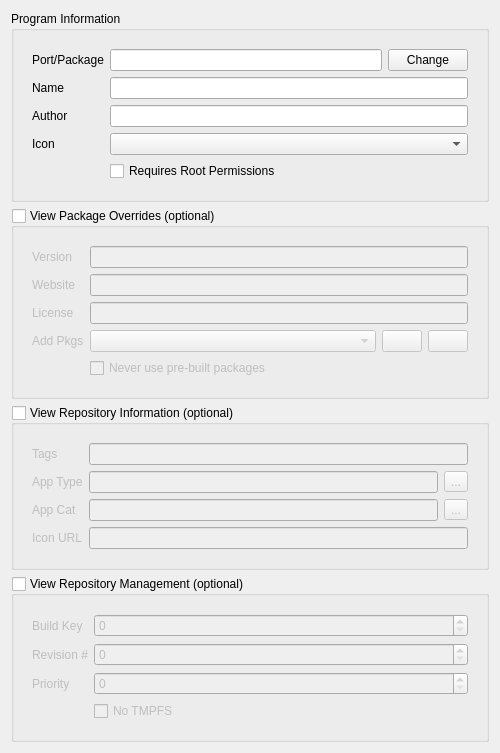
          <widget class="QWidget" name="scrollAreaWidgetContents">
           <property name="geometry">
            <rect>
             <x>0</x>
             <y>0</y>
             <width>500</width>
             <height>648</height>
            </rect>
           </property>
           <layout class="QVBoxLayout" name="verticalLayout_13">
            <item>
             <widget class="QGroupBox" name="groupBox_5">
              <property name="title">
               <string>Program Information</string>
              </property>
              <layout class="QVBoxLayout" name="verticalLayout_22">
               <item>
                <widget class="QFrame" name="frame_6">
                 <property name="frameShape">
                  <enum>QFrame::NoFrame</enum>
                 </property>
                 <property name="frameShadow">
                  <enum>QFrame::Raised</enum>
                 </property>
                 <layout class="QFormLayout" name="formLayout_3">
                  <property name="fieldGrowthPolicy">
                   <enum>QFormLayout::ExpandingFieldsGrow</enum>
                  </property>
                  <item row="0" column="0">
                   <widget class="QLabel" name="label_makeport">
                    <property name="text">
                     <string>Port/Package</string>
                    </property>
                   </widget>
                  </item>
                  <item row="0" column="1">
                   <layout class="QHBoxLayout" name="layout_makeport">
                    <item>
                     <widget class="QLineEdit" name="line_makeport">
                      <property name="statusTip">
                       <string>FreeBSD port to be packaged as a PBI</string>
                      </property>
                     </widget>
                    </item>
                    <item>
                     <widget class="QPushButton" name="push_change_makeport">
                      <property name="statusTip">
                       <string>Select a different FreeBSD package</string>
                      </property>
                      <property name="text">
                       <string>Change</string>
                      </property>
                     </widget>
                    </item>
                   </layout>
                  </item>
                  <item row="1" column="0">
                   <widget class="QLabel" name="label_progname">
                    <property name="toolTip">
                     <string>Official name of the target program</string>
                    </property>
                    <property name="text">
                     <string>Name</string>
                    </property>
                   </widget>
                  </item>
                  <item row="1" column="1">
                   <widget class="QLineEdit" name="line_progname">
                    <property name="statusTip">
                     <string>Official name of the target program</string>
                    </property>
                   </widget>
                  </item>
                  <item row="2" column="0">
                   <widget class="QLabel" name="label_progauthor">
                    <property name="toolTip">
                     <string>Author of the main program (or FreeBSD port maintainer instead)</string>
                    </property>
                    <property name="text">
                     <string>Author</string>
                    </property>
                   </widget>
                  </item>
                  <item row="2" column="1">
                   <widget class="QLineEdit" name="line_progauthor">
                    <property name="statusTip">
                     <string>Author of the main program (or FreeBSD port maintainer instead)</string>
                    </property>
                   </widget>
                  </item>
                  <item row="3" column="0">
                   <widget class="QLabel" name="label_progicon">
                    <property name="toolTip">
                     <string>Icon that will be used for the program (PNG resources available)</string>
                    </property>
                    <property name="text">
                     <string>Icon</string>
                    </property>
                   </widget>
                  </item>
                  <item row="3" column="1">
                   <widget class="QComboBox" name="list_progicon">
                    <property name="sizePolicy">
                     <sizepolicy hsizetype="MinimumExpanding" vsizetype="Fixed">
                      <horstretch>0</horstretch>
                      <verstretch>0</verstretch>
                     </sizepolicy>
                    </property>
                    <property name="statusTip">
                     <string>Icon that will be used for the program (PNG resources available)</string>
                    </property>
                   </widget>
                  </item>
                  <item row="4" column="1">
                   <widget class="QCheckBox" name="check_requiresroot">
                    <property name="statusTip">
                     <string>Require administrator permissions to install this PBI</string>
                    </property>
                    <property name="text">
                     <string>Requires Root Permissions</string>
                    </property>
                   </widget>
                  </item>
                 </layout>
                </widget>
               </item>
              </layout>
             </widget>
            </item>
            <item>
             <widget class="QGroupBox" name="group_config_overrides">
              <property name="title">
               <string>View Package Overrides (optional)</string>
              </property>
              <property name="checkable">
               <bool>true</bool>
              </property>
              <property name="checked">
               <bool>false</bool>
              </property>
              <layout class="QVBoxLayout" name="verticalLayout_10">
               <item>
                <widget class="QFrame" name="frame_pkgFix">
                 <property name="frameShape">
                  <enum>QFrame::NoFrame</enum>
                 </property>
                 <property name="frameShadow">
                  <enum>QFrame::Raised</enum>
                 </property>
                 <layout class="QFormLayout" name="formLayout_4">
                  <property name="fieldGrowthPolicy">
                   <enum>QFormLayout::ExpandingFieldsGrow</enum>
                  </property>
                  <item row="0" column="0">
                   <widget class="QLabel" name="label_progversion">
                    <property name="toolTip">
                     <string>Version of the program to be packaged</string>
                    </property>
                    <property name="text">
                     <string>Version</string>
                    </property>
                   </widget>
                  </item>
                  <item row="0" column="1">
                   <widget class="QLineEdit" name="line_progversion">
                    <property name="statusTip">
                     <string>Version of the program to be packaged</string>
                    </property>
                   </widget>
                  </item>
                  <item row="1" column="0">
                   <widget class="QLabel" name="label_progweb">
                    <property name="toolTip">
                     <string>URL of the main website for the target program</string>
                    </property>
                    <property name="text">
                     <string>Website</string>
                    </property>
                   </widget>
                  </item>
                  <item row="1" column="1">
                   <widget class="QLineEdit" name="line_progweb">
                    <property name="statusTip">
                     <string>URL of the main website for the target program</string>
                    </property>
                   </widget>
                  </item>
                  <item row="2" column="0">
                   <widget class="QLabel" name="label_2">
                    <property name="text">
                     <string>License</string>
                    </property>
                   </widget>
                  </item>
                  <item row="2" column="1">
                   <widget class="QLineEdit" name="line_config_license"/>
                  </item>
                  <item row="3" column="0">
                   <widget class="QLabel" name="label_portafter">
                    <property name="text">
                     <string>Add Pkgs</string>
                    </property>
                   </widget>
                  </item>
                  <item row="3" column="1">
                   <layout class="QHBoxLayout" name="layout_portafter">
                    <item>
                     <widget class="QComboBox" name="list_portafter">
                      <property name="sizePolicy">
                       <sizepolicy hsizetype="MinimumExpanding" vsizetype="Fixed">
                        <horstretch>0</horstretch>
                        <verstretch>0</verstretch>
                       </sizepolicy>
                      </property>
                      <property name="statusTip">
                       <string>Additional FreeBSD ports to be built after the main program</string>
                      </property>
                     </widget>
                    </item>
                    <item>
                     <widget class="QPushButton" name="push_addportafter">
                      <property name="statusTip">
                       <string>Add additional FreeBSD port</string>
                      </property>
                      <property name="text">
                       <string/>
                      </property>
                      <property name="icon">
                       <iconset resource="EasyPBI.qrc">
                        <normaloff>:/png/icons/plus.png</normaloff>:/png/icons/plus.png</iconset>
                      </property>
                     </widget>
                    </item>
                    <item>
                     <widget class="QPushButton" name="push_rmportafter">
                      <property name="statusTip">
                       <string>Remove additional FreeBSD port</string>
                      </property>
                      <property name="text">
                       <string/>
                      </property>
                      <property name="icon">
                       <iconset resource="EasyPBI.qrc">
                        <normaloff>:/png/icons/minus.png</normaloff>:/png/icons/minus.png</iconset>
                      </property>
                     </widget>
                    </item>
                   </layout>
                  </item>
                  <item row="4" column="1">
                   <widget class="QCheckBox" name="check_config_nopkg">
                    <property name="text">
                     <string>Never use pre-built packages</string>
                    </property>
                   </widget>
                  </item>
                 </layout>
                </widget>
               </item>
              </layout>
             </widget>
            </item>
            <item>
             <widget class="QGroupBox" name="group_config_repo">
              <property name="title">
               <string>View Repository Information (optional)</string>
              </property>
              <property name="checkable">
               <bool>true</bool>
              </property>
              <property name="checked">
               <bool>false</bool>
              </property>
              <layout class="QVBoxLayout" name="verticalLayout_5">
               <item>
                <widget class="QFrame" name="frame_repoInfo">
                 <property name="frameShape">
                  <enum>QFrame::NoFrame</enum>
                 </property>
                 <property name="frameShadow">
                  <enum>QFrame::Raised</enum>
                 </property>
                 <layout class="QFormLayout" name="formLayout">
                  <item row="0" column="0">
                   <widget class="QLabel" name="label">
                    <property name="text">
                     <string>Tags</string>
                    </property>
                   </widget>
                  </item>
                  <item row="0" column="1">
                   <widget class="QLineEdit" name="line_repoTags">
                    <property name="statusTip">
                     <string>Comma-separated list of search tags for the application</string>
                    </property>
                   </widget>
                  </item>
                  <item row="1" column="0">
                   <widget class="QLabel" name="label_3">
                    <property name="text">
                     <string>App Type</string>
                    </property>
                   </widget>
                  </item>
                  <item row="2" column="0">
                   <widget class="QLabel" name="label_5">
                    <property name="text">
                     <string>App Cat</string>
                    </property>
                   </widget>
                  </item>
                  <item row="2" column="1">
                   <layout class="QHBoxLayout" name="horizontalLayout_10">
                    <item>
                     <widget class="QLineEdit" name="line_repoCat">
                      <property name="statusTip">
                       <string>Category where this application should be found</string>
                      </property>
                     </widget>
                    </item>
                    <item>
                     <widget class="QToolButton" name="tool_repoCat">
                      <property name="text">
                       <string>...</string>
                      </property>
                      <property name="popupMode">
                       <enum>QToolButton::InstantPopup</enum>
                      </property>
                     </widget>
                    </item>
                   </layout>
                  </item>
                  <item row="3" column="0">
                   <widget class="QLabel" name="label_4">
                    <property name="text">
                     <string>Icon URL</string>
                    </property>
                   </widget>
                  </item>
                  <item row="3" column="1">
                   <widget class="QLineEdit" name="line_repoIconURL"/>
                  </item>
                  <item row="1" column="1">
                   <layout class="QHBoxLayout" name="horizontalLayout_2">
                    <item>
                     <widget class="QLineEdit" name="line_repoType"/>
                    </item>
                    <item>
                     <widget class="QToolButton" name="tool_repoType">
                      <property name="text">
                       <string>...</string>
                      </property>
                      <property name="popupMode">
                       <enum>QToolButton::InstantPopup</enum>
                      </property>
                     </widget>
                    </item>
                   </layout>
                  </item>
                 </layout>
                </widget>
               </item>
              </layout>
             </widget>
            </item>
            <item>
             <widget class="QGroupBox" name="group_config_repomgmt">
              <property name="title">
               <string>View Repository Management (optional)</string>
              </property>
              <property name="checkable">
               <bool>true</bool>
              </property>
              <property name="checked">
               <bool>false</bool>
              </property>
              <layout class="QVBoxLayout" name="verticalLayout_23">
               <item>
                <widget class="QFrame" name="frame_repoMgmt">
                 <property name="frameShape">
                  <enum>QFrame::NoFrame</enum>
                 </property>
                 <property name="frameShadow">
                  <enum>QFrame::Raised</enum>
                 </property>
                 <layout class="QFormLayout" name="formLayout_5">
                  <item row="0" column="0">
                   <widget class="QLabel" name="label_6">
                    <property name="text">
                     <string>Build Key</string>
                    </property>
                   </widget>
                  </item>
                  <item row="1" column="0">
                   <widget class="QLabel" name="label_7">
                    <property name="text">
                     <string>Revision #</string>
                    </property>
                   </widget>
                  </item>
                  <item row="2" column="0">
                   <widget class="QLabel" name="label_8">
                    <property name="text">
                     <string>Priority</string>
                    </property>
                   </widget>
                  </item>
                  <item row="3" column="1">
                   <widget class="QCheckBox" name="check_config_notmpfs">
                    <property name="text">
                     <string>No TMPFS</string>
                    </property>
                   </widget>
                  </item>
                  <item row="0" column="1">
                   <widget class="QSpinBox" name="spin_repoBuildKey">
                    <property name="statusTip">
                     <string>Build Key: Change this to trigger an automatic rebuild of the PBI</string>
                    </property>
                   </widget>
                  </item>
                  <item row="1" column="1">
                   <widget class="QSpinBox" name="spin_repoRevision">
                    <property name="statusTip">
                     <string>Append this number to the application version (Example: 1.0 -&gt; 1.0_#)</string>
                    </property>
                   </widget>
                  </item>
                  <item row="2" column="1">
                   <widget class="QSpinBox" name="spin_repoPriority">
                    <property name="statusTip">
                     <string>Build priority (higher is more urgent)</string>
                    </property>
                    <property name="maximum">
                     <number>50</number>
                    </property>
                   </widget>
                  </item>
                 </layout>
                </widget>
               </item>
              </layout>
             </widget>
            </item>
           </layout>
          </widget>
